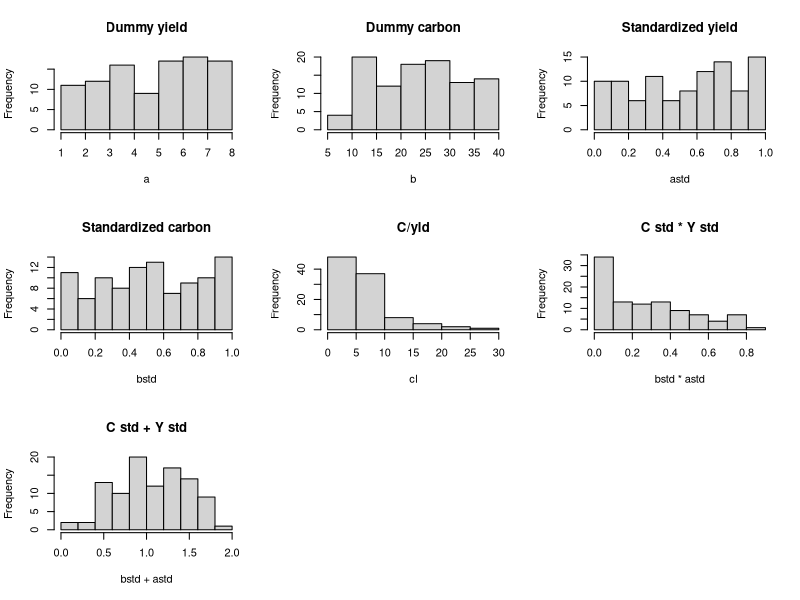
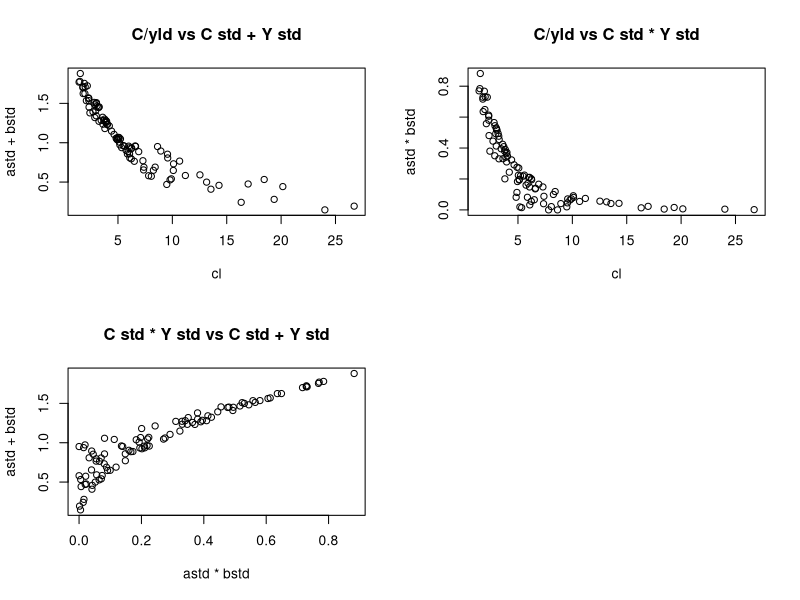

Generate these figures, in order, with R:
## ---- chunk 1
a <- sample(1000:8000, size = 100, replace = TRUE) / 1000  # yield dummy
b <- sample(9000:40000, size = 100, replace = TRUE) / 1000  # carbon dummy
cl <- b / a   # carbon loss:yield
astd <- (a - min(a)) / diff(range(a))   # standardized yield
bstd <- 1 - (b - min(b)) / diff(range(b))  # standardized carbon
## ---- chunk 2
par(mfrow = c(3, 3))
hist(a, main = "Dummy yield")
hist(b, main = "Dummy carbon")
hist(astd, main = "Standardized yield")
hist(bstd, main = "Standardized carbon")
hist(cl, main = "C/yld")
hist(bstd * astd, main = "C std * Y std")
hist(bstd + astd, main = "C std + Y std")
## ---- chunk 3
par(mfrow = c(2, 2))
plot(cl, astd + bstd, main = "C/yld vs C std + Y std")
plot(cl, astd * bstd, main = "C/yld vs C std * Y std")
plot(astd * bstd, astd + bstd, main = "C std * Y std vs C std + Y std")


